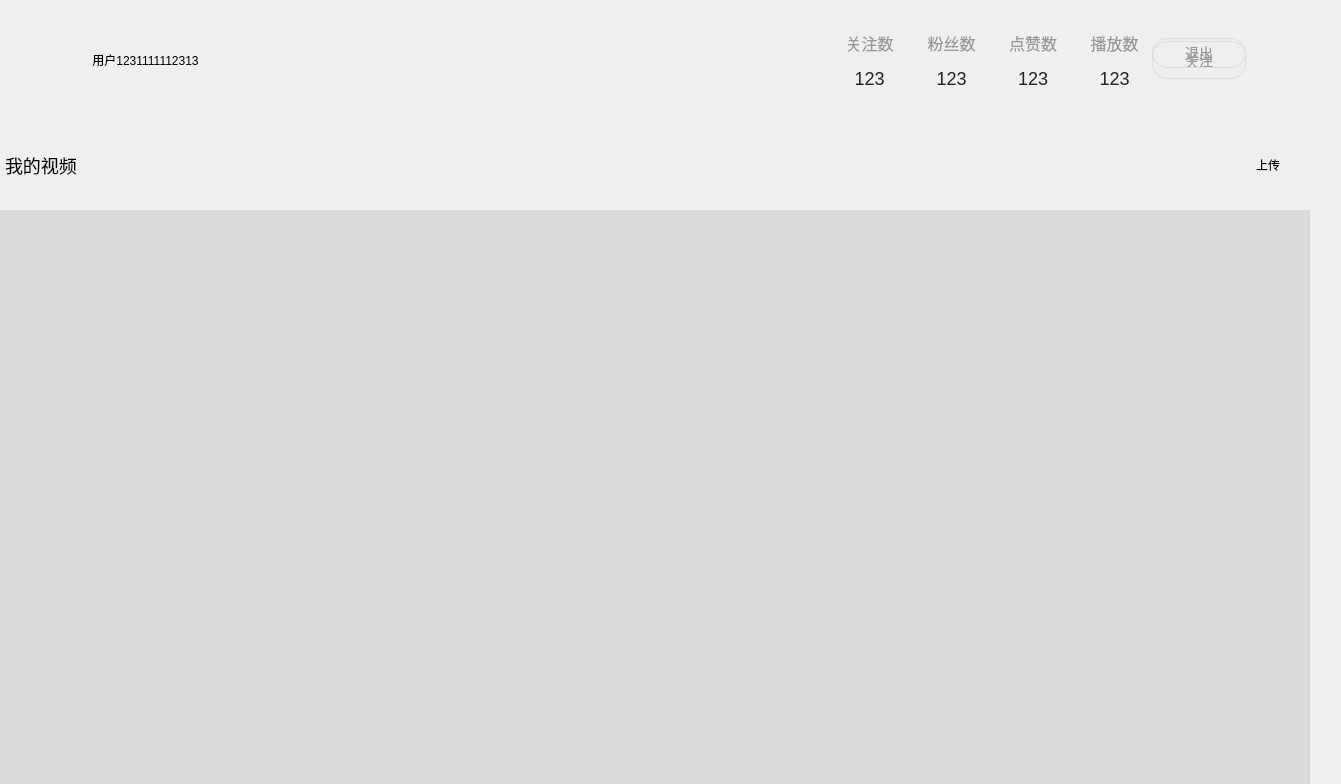
<?xml version="1.0" encoding="UTF-8"?>
<ui version="4.0">
 <class>MyPage</class>
 <widget class="QWidget" name="MyPage">
  <property name="geometry">
   <rect>
    <x>0</x>
    <y>0</y>
    <width>1341</width>
    <height>784</height>
   </rect>
  </property>
  <property name="windowTitle">
   <string>Form</string>
  </property>
  <property name="styleSheet">
   <string notr="true"/>
  </property>
  <layout class="QVBoxLayout" name="verticalLayout">
   <property name="spacing">
    <number>7</number>
   </property>
   <property name="leftMargin">
    <number>0</number>
   </property>
   <property name="topMargin">
    <number>0</number>
   </property>
   <property name="rightMargin">
    <number>0</number>
   </property>
   <property name="bottomMargin">
    <number>0</number>
   </property>
   <item>
    <widget class="QWidget" name="baseInfo" native="true">
     <property name="minimumSize">
      <size>
       <width>1310</width>
       <height>120</height>
      </size>
     </property>
     <property name="maximumSize">
      <size>
       <width>1310</width>
       <height>120</height>
      </size>
     </property>
     <property name="styleSheet">
      <string notr="true"/>
     </property>
     <layout class="QHBoxLayout" name="horizontalLayout">
      <property name="spacing">
       <number>0</number>
      </property>
      <property name="leftMargin">
       <number>24</number>
      </property>
      <property name="topMargin">
       <number>0</number>
      </property>
      <property name="rightMargin">
       <number>64</number>
      </property>
      <property name="bottomMargin">
       <number>0</number>
      </property>
      <item>
       <widget class="QWidget" name="userInfo" native="true">
        <property name="minimumSize">
         <size>
          <width>808</width>
          <height>0</height>
         </size>
        </property>
        <property name="maximumSize">
         <size>
          <width>808</width>
          <height>16777215</height>
         </size>
        </property>
        <property name="styleSheet">
         <string notr="true"/>
        </property>
        <layout class="QHBoxLayout" name="horizontalLayout_2">
         <property name="spacing">
          <number>8</number>
         </property>
         <property name="leftMargin">
          <number>0</number>
         </property>
         <property name="topMargin">
          <number>0</number>
         </property>
         <property name="rightMargin">
          <number>0</number>
         </property>
         <property name="bottomMargin">
          <number>0</number>
         </property>
         <item>
          <widget class="MyPageAvatarBtn" name="avatarBtn">
           <property name="minimumSize">
            <size>
             <width>60</width>
             <height>60</height>
            </size>
           </property>
           <property name="maximumSize">
            <size>
             <width>60</width>
             <height>60</height>
            </size>
           </property>
           <property name="styleSheet">
            <string notr="true">#avatarBtn{

	background-color: transparent;
	border: none;
	border-radius: 30px;
	
}</string>
           </property>
           <property name="text">
            <string/>
           </property>
           <property name="iconSize">
            <size>
             <width>60</width>
             <height>60</height>
            </size>
           </property>
          </widget>
         </item>
         <item>
          <widget class="QPushButton" name="nickNameBtn">
           <property name="styleSheet">
            <string notr="true">#nickNameBtn{
	border:none;
	color: black;

}</string>
           </property>
           <property name="text">
            <string>用户1231111112313</string>
           </property>
          </widget>
         </item>
         <item>
          <widget class="QPushButton" name="modifyBtn">
           <property name="minimumSize">
            <size>
             <width>36</width>
             <height>36</height>
            </size>
           </property>
           <property name="maximumSize">
            <size>
             <width>36</width>
             <height>36</height>
            </size>
           </property>
           <property name="styleSheet">
            <string notr="true">#modifyBtn{
	border:none;
	border-image: url(&quot;:/image/modify.png&quot;);

}
</string>
           </property>
           <property name="text">
            <string/>
           </property>
          </widget>
         </item>
         <item>
          <spacer name="horizontalSpacer">
           <property name="orientation">
            <enum>Qt::Orientation::Horizontal</enum>
           </property>
           <property name="sizeHint" stdset="0">
            <size>
             <width>563</width>
             <height>20</height>
            </size>
           </property>
          </spacer>
         </item>
        </layout>
       </widget>
      </item>
      <item>
       <widget class="QWidget" name="vedioNum" native="true">
        <property name="styleSheet">
         <string notr="true"/>
        </property>
        <layout class="QGridLayout" name="gridLayout">
         <property name="leftMargin">
          <number>0</number>
         </property>
         <property name="topMargin">
          <number>31</number>
         </property>
         <property name="rightMargin">
          <number>0</number>
         </property>
         <property name="bottomMargin">
          <number>31</number>
         </property>
         <property name="horizontalSpacing">
          <number>7</number>
         </property>
         <property name="verticalSpacing">
          <number>14</number>
         </property>
         <item row="0" column="0">
          <widget class="QLabel" name="attentionLabel">
           <property name="styleSheet">
            <string notr="true">#attentionLabel{
	font-family: '微软雅黑';
	font-size: 16px;
	color: #999999;

}</string>
           </property>
           <property name="text">
            <string>关注数</string>
           </property>
           <property name="alignment">
            <set>Qt::AlignmentFlag::AlignCenter</set>
           </property>
          </widget>
         </item>
         <item row="0" column="1">
          <widget class="QLabel" name="fansLabel">
           <property name="styleSheet">
            <string notr="true">#fansLabel{
	font-family: '微软雅黑';
	font-size: 16px;
	color: #999999;

}</string>
           </property>
           <property name="text">
            <string>粉丝数</string>
           </property>
           <property name="alignment">
            <set>Qt::AlignmentFlag::AlignCenter</set>
           </property>
          </widget>
         </item>
         <item row="0" column="2">
          <widget class="QLabel" name="likeLabel">
           <property name="styleSheet">
            <string notr="true">#likeLabel{
	font-family: '微软雅黑';
	font-size: 16px;
	color: #999999;

}</string>
           </property>
           <property name="text">
            <string>点赞数</string>
           </property>
           <property name="alignment">
            <set>Qt::AlignmentFlag::AlignCenter</set>
           </property>
          </widget>
         </item>
         <item row="0" column="3">
          <widget class="QLabel" name="playLabel">
           <property name="styleSheet">
            <string notr="true">#playLabel{
	font-family: '微软雅黑';
	font-size: 16px;
	color: #999999;

}</string>
           </property>
           <property name="text">
            <string>播放数</string>
           </property>
           <property name="alignment">
            <set>Qt::AlignmentFlag::AlignCenter</set>
           </property>
          </widget>
         </item>
         <item row="1" column="0">
          <widget class="QLabel" name="attentionCtLabel">
           <property name="styleSheet">
            <string notr="true">#attentionCtLabel {
font-family : 微软雅⿊;
font-size: 18px;
color: #222222;
}</string>
           </property>
           <property name="text">
            <string>123</string>
           </property>
           <property name="alignment">
            <set>Qt::AlignmentFlag::AlignCenter</set>
           </property>
          </widget>
         </item>
         <item row="1" column="1">
          <widget class="QLabel" name="fansCtLabel">
           <property name="styleSheet">
            <string notr="true">#fansCtLabel {
font-family : 微软雅⿊;
font-size: 18px;
color: #222222;
}</string>
           </property>
           <property name="text">
            <string>123</string>
           </property>
           <property name="alignment">
            <set>Qt::AlignmentFlag::AlignCenter</set>
           </property>
          </widget>
         </item>
         <item row="1" column="2">
          <widget class="QLabel" name="likeCtLabel">
           <property name="styleSheet">
            <string notr="true">#likeCtLabel {
font-family : 微软雅⿊;
font-size: 18px;
color: #222222;
}</string>
           </property>
           <property name="text">
            <string>123</string>
           </property>
           <property name="alignment">
            <set>Qt::AlignmentFlag::AlignCenter</set>
           </property>
          </widget>
         </item>
         <item row="1" column="3">
          <widget class="QLabel" name="playCtLabel">
           <property name="styleSheet">
            <string notr="true">#playCtLabel {
font-family : 微软雅⿊;
font-size: 18px;
color: #222222;
}</string>
           </property>
           <property name="text">
            <string>123</string>
           </property>
           <property name="alignment">
            <set>Qt::AlignmentFlag::AlignCenter</set>
           </property>
          </widget>
         </item>
        </layout>
       </widget>
      </item>
      <item>
       <widget class="QWidget" name="opBtn" native="true">
        <property name="minimumSize">
         <size>
          <width>94</width>
          <height>0</height>
         </size>
        </property>
        <property name="maximumSize">
         <size>
          <width>94</width>
          <height>16777215</height>
         </size>
        </property>
        <property name="styleSheet">
         <string notr="true"/>
        </property>
        <widget class="AttentionBtn" name="attentionBtn">
         <property name="geometry">
          <rect>
           <x>0</x>
           <y>41</y>
           <width>94</width>
           <height>38</height>
          </rect>
         </property>
         <property name="styleSheet">
          <string notr="true">#attentionBtn{
	border-radius: 15px;
	border: 1px solid #DDDDDD;
	font-family: '微软雅黑';
	color: #999999;
	font-size: 14px;
}</string>
         </property>
         <property name="text">
          <string>关注</string>
         </property>
        </widget>
        <widget class="QPushButton" name="exitBtn">
         <property name="geometry">
          <rect>
           <x>0</x>
           <y>38</y>
           <width>94</width>
           <height>30</height>
          </rect>
         </property>
         <property name="styleSheet">
          <string notr="true">#exitBtn{
	border-radius: 15px;
	border: 1px solid #DDDDDD;
	font-family: '微软雅黑';
	color: #999999;
	font-size: 14px;
}</string>
         </property>
         <property name="text">
          <string>退出</string>
         </property>
        </widget>
       </widget>
      </item>
     </layout>
    </widget>
   </item>
   <item>
    <widget class="QWidget" name="titleBar" native="true">
     <property name="minimumSize">
      <size>
       <width>1310</width>
       <height>76</height>
      </size>
     </property>
     <property name="maximumSize">
      <size>
       <width>1310</width>
       <height>76</height>
      </size>
     </property>
     <property name="styleSheet">
      <string notr="true"/>
     </property>
     <layout class="QHBoxLayout" name="horizontalLayout_3">
      <property name="spacing">
       <number>6</number>
      </property>
      <property name="leftMargin">
       <number>5</number>
      </property>
      <property name="topMargin">
       <number>0</number>
      </property>
      <property name="rightMargin">
       <number>30</number>
      </property>
      <property name="bottomMargin">
       <number>0</number>
      </property>
      <item>
       <widget class="QLabel" name="myVideoLabel">
        <property name="styleSheet">
         <string notr="true">#myVideoLabel {
font-family : 微软雅⿊;
font-size: 18px;
line-height: 24px;
color:black;
}</string>
        </property>
        <property name="text">
         <string>我的视频</string>
        </property>
       </widget>
      </item>
      <item>
       <spacer name="horizontalSpacer_2">
        <property name="orientation">
         <enum>Qt::Orientation::Horizontal</enum>
        </property>
        <property name="sizeHint" stdset="0">
         <size>
          <width>1172</width>
          <height>20</height>
         </size>
        </property>
       </spacer>
      </item>
      <item>
       <widget class="QPushButton" name="uploadVideoBtn">
        <property name="minimumSize">
         <size>
          <width>30</width>
          <height>30</height>
         </size>
        </property>
        <property name="maximumSize">
         <size>
          <width>30</width>
          <height>30</height>
         </size>
        </property>
        <property name="styleSheet">
         <string notr="true">#uploadVideoBtn{
	border-radius: 15px;
	border-image: url(&quot;:/image/upload.png&quot;);

}</string>
        </property>
        <property name="text">
         <string/>
        </property>
       </widget>
      </item>
      <item>
       <widget class="QLabel" name="uploadLabel">
        <property name="styleSheet">
         <string notr="true">#uploadLabel {
font-family : ‘微软雅⿊’;
font-size: 12px;
line-height: 24px;
color:black;
}</string>
        </property>
        <property name="text">
         <string>上传</string>
        </property>
       </widget>
      </item>
     </layout>
    </widget>
   </item>
   <item>
    <widget class="QWidget" name="videoInfo" native="true">
     <property name="minimumSize">
      <size>
       <width>1310</width>
       <height>0</height>
      </size>
     </property>
     <property name="maximumSize">
      <size>
       <width>1310</width>
       <height>16777215</height>
      </size>
     </property>
     <property name="styleSheet">
      <string notr="true">background-color:rgb(218, 218, 218);</string>
     </property>
     <layout class="QVBoxLayout" name="verticalLayout_2">
      <property name="spacing">
       <number>0</number>
      </property>
      <property name="leftMargin">
       <number>0</number>
      </property>
      <property name="topMargin">
       <number>0</number>
      </property>
      <property name="rightMargin">
       <number>0</number>
      </property>
      <property name="bottomMargin">
       <number>0</number>
      </property>
      <item>
       <widget class="QScrollArea" name="scrollArea">
        <property name="styleSheet">
         <string notr="true">#scrollArea{
	border: none;
	background-color: rgb(163, 163, 163);
}

QScrollBar:vertical
{
	border:none;
	background-color: #FFFFFF;	
	width: 10px;
}



QScrollBar::handle:vertical{
	border: none;
	border-radius: 5px;
	background-color: #E8E8E8;
	min-height: 134px;
}

QScrollBar::up-arrow:vertical,
QScrollBar::down-arrow:vertical
{
	border: none;
	width: 0px;
	height: 0px;
}


</string>
        </property>
        <property name="horizontalScrollBarPolicy">
         <enum>Qt::ScrollBarPolicy::ScrollBarAlwaysOff</enum>
        </property>
        <property name="widgetResizable">
         <bool>true</bool>
        </property>
        <widget class="QWidget" name="scrollAreaWidgetContents">
         <property name="geometry">
          <rect>
           <x>0</x>
           <y>0</y>
           <width>1310</width>
           <height>574</height>
          </rect>
         </property>
         <property name="styleSheet">
          <string notr="true"/>
         </property>
         <layout class="QVBoxLayout" name="verticalLayout_3">
          <property name="spacing">
           <number>0</number>
          </property>
          <property name="leftMargin">
           <number>0</number>
          </property>
          <property name="topMargin">
           <number>0</number>
          </property>
          <property name="rightMargin">
           <number>0</number>
          </property>
          <property name="bottomMargin">
           <number>0</number>
          </property>
          <item>
           <widget class="QWidget" name="container" native="true">
            <property name="styleSheet">
             <string notr="true"/>
            </property>
            <layout class="QVBoxLayout" name="verticalLayout_4">
             <property name="spacing">
              <number>0</number>
             </property>
             <property name="leftMargin">
              <number>0</number>
             </property>
             <property name="topMargin">
              <number>0</number>
             </property>
             <property name="rightMargin">
              <number>0</number>
             </property>
             <property name="bottomMargin">
              <number>0</number>
             </property>
             <item>
              <layout class="QGridLayout" name="layout">
               <property name="leftMargin">
                <number>5</number>
               </property>
               <property name="spacing">
                <number>20</number>
               </property>
              </layout>
             </item>
            </layout>
           </widget>
          </item>
         </layout>
        </widget>
       </widget>
      </item>
     </layout>
    </widget>
   </item>
  </layout>
 </widget>
 <customwidgets>
  <customwidget>
   <class>MyPageAvatarBtn</class>
   <extends>QPushButton</extends>
   <header location="global">mypageavatarbtn.h</header>
  </customwidget>
  <customwidget>
   <class>AttentionBtn</class>
   <extends>QPushButton</extends>
   <header location="global">attentionBtn.h</header>
  </customwidget>
 </customwidgets>
 <resources/>
 <connections/>
</ui>
